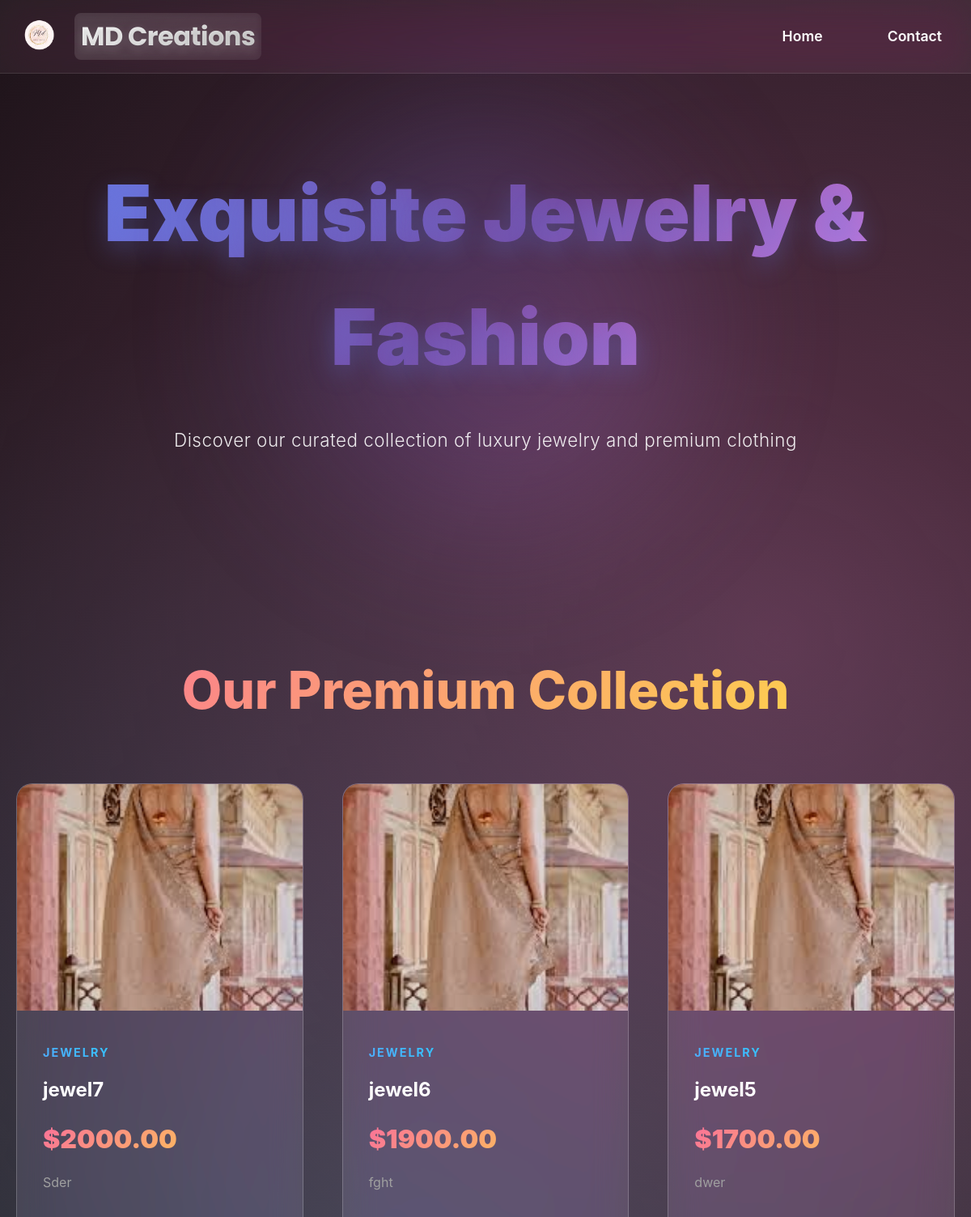
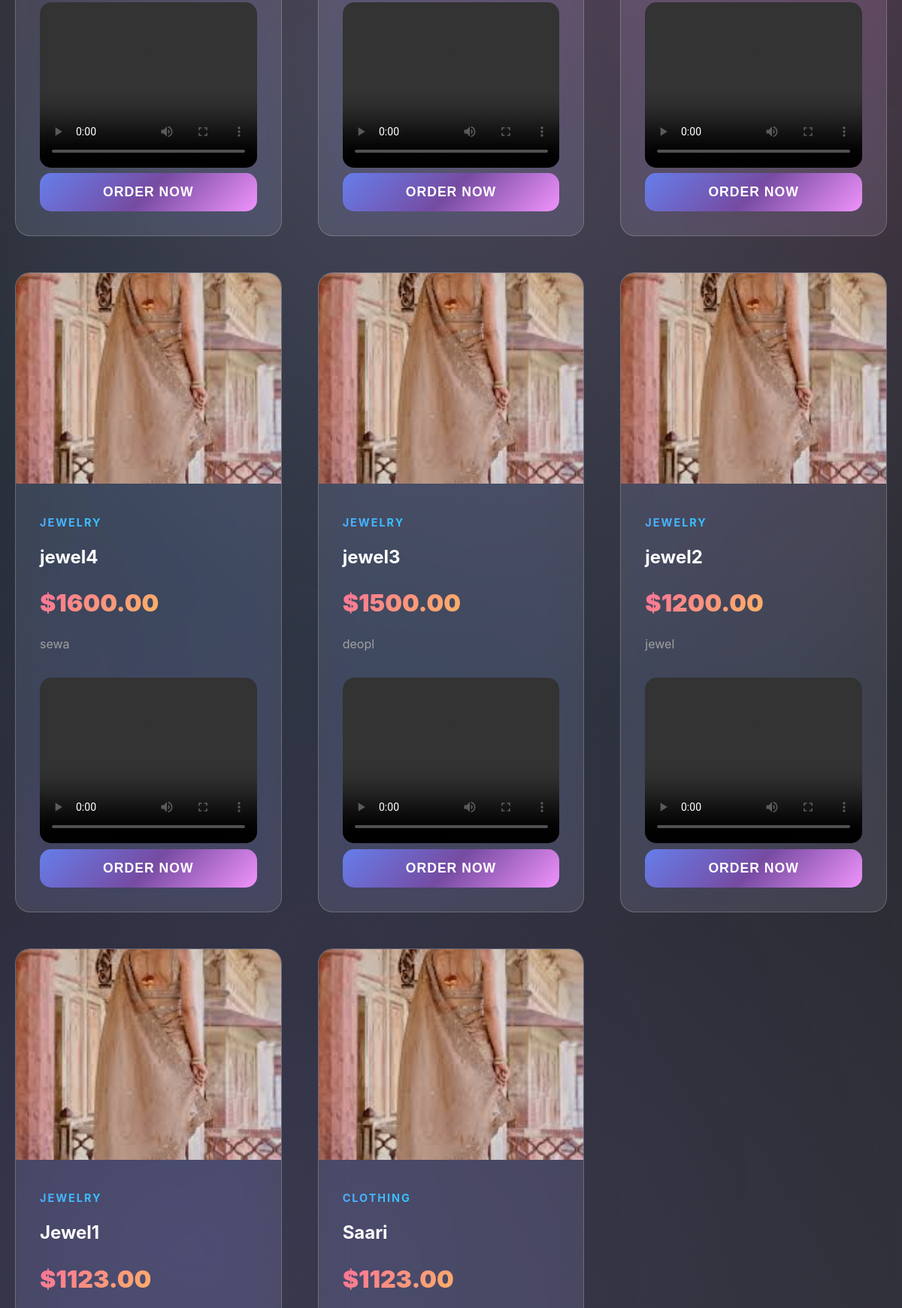
The page / (upper part) on the database its author committed (2 pictures, top to bottom).
### tables this page shows
CREATE TABLE products (
                 id INTEGER PRIMARY KEY AUTOINCREMENT,
                 name TEXT NOT NULL,
                 category TEXT NOT NULL,
                 price REAL NOT NULL,
                 description TEXT,
                 image_path TEXT,
                 video_path TEXT,
                 created_at TIMESTAMP DEFAULT CURRENT_TIMESTAMP);

### app.py (the view)
@app.route('/')
def index():
    conn = get_db()
    products = conn.execute('SELECT * FROM products ORDER BY created_at DESC').fetchall()
    conn.close()
    return render_template('index.html', products=products)

### app.py (called while the page is built)
def get_db():
    conn = sqlite3.connect('database.db')
    conn.row_factory = sqlite3.Row
    return conn

### templates/index.html (shortened to what this page needs)
<!DOCTYPE html>
<html lang="en">
<head>
</head>
<body>
    <header>
    <nav class="container">
        <div class="logo-container">
            <img src="{{ url_for('static', filename='images/logo1.png') }}" alt="MD Creations Logo" class="logo-img">
            <span class="logo-text">MD Creations</span>
        </div>
        <ul class="nav-links">
            <li><a href="{{ url_for('index') }}">Home</a></li>
            <li><a href="{{ url_for('contact') }}">Contact</a></li>
        </ul>
    </nav>
    </header>
    <main>
        <section class="hero" id="home">
            <div class="container">
                <h1>Exquisite Jewelry & Fashion</h1>
                <p>Discover our curated collection of luxury jewelry and premium clothing</p>
            </div>
        </section>
        <section class="products-section">
            <div class="container">
                <h2 class="section-title">Our Premium Collection</h2>
                {% if products %}
                    <div class="products-grid">
                        {% for product in products %}
                        <div class="product-card" onclick="openOrderModal({{ product.id }}, '{{ product.name }}', {{ product.price }})">
                            {% if product.image_path %}
                                <img src="{{ url_for('static', filename=product.image_path) }}" alt="{{ product.name }}" class="product-image">
                            {% else %}
                                <div style="height: 250px; background: linear-gradient(45deg, #667eea, #764ba2); display: flex; align-items: center; justify-content: center; color: white; font-size: 1.2rem;">No Image</div>
                            {% endif %}
                            <div class="product-info">
                                <div class="product-category">{{ product.category }}</div>
                                <h3 class="product-name">{{ product.name }}</h3>
                                <div class="product-price">${{ "%.2f"|format(product.price) }}</div>
                                <p class="product-description">{{ product.description[:100] }}{% if product.description|length > 100 %}...{% endif %}</p>
                                {% if product.video_path %}
                                <div class="video-container">
                                    <video class="product-video" controls>
                                        <source src="{{ url_for('static', filename=product.video_path) }}" type="video/mp4">
                                    </video>
                                </div>
                                {% endif %}
                                <button class="buy-btn" onclick="event.stopPropagation(); openOrderModal({{ product.id }}, '{{ product.name }}', {{ product.price }})">
                                    Order Now
                                </button>
                            </div>
                        </div>
                        {% endfor %}
                    </div>
                {% else %}
                    <div class="no-products">
                        <h3>No products available at the moment</h3>
                        <p>Please check back later for our amazing collection!</p>
                    </div>
                {% endif %}
            </div>
        </section>
    </main>
</body>
</html>

### rows shown on the page
products: image_path (picture), category "JEWELRY", name "jewel7", price "2000.00", description "Sder"
products: image_path (picture), category "JEWELRY", name "jewel6", price "1900.00", description "fght"
products: image_path (picture), category "JEWELRY", name "jewel5", price "1700.00", description "dwer"
products: image_path (picture), category "JEWELRY", name "jewel4", price "1600.00", description "sewa"
products: image_path (picture), category "JEWELRY", name "jewel3", price "1500.00", description "deopl"
products: image_path (picture), category "JEWELRY", name "jewel2", price "1200.00", description "jewel"
products: image_path (picture), category "JEWELRY", name "Jewel1", price "1123.00"
products: image_path (picture), category "CLOTHING", name "Saari", price "1123.00"
